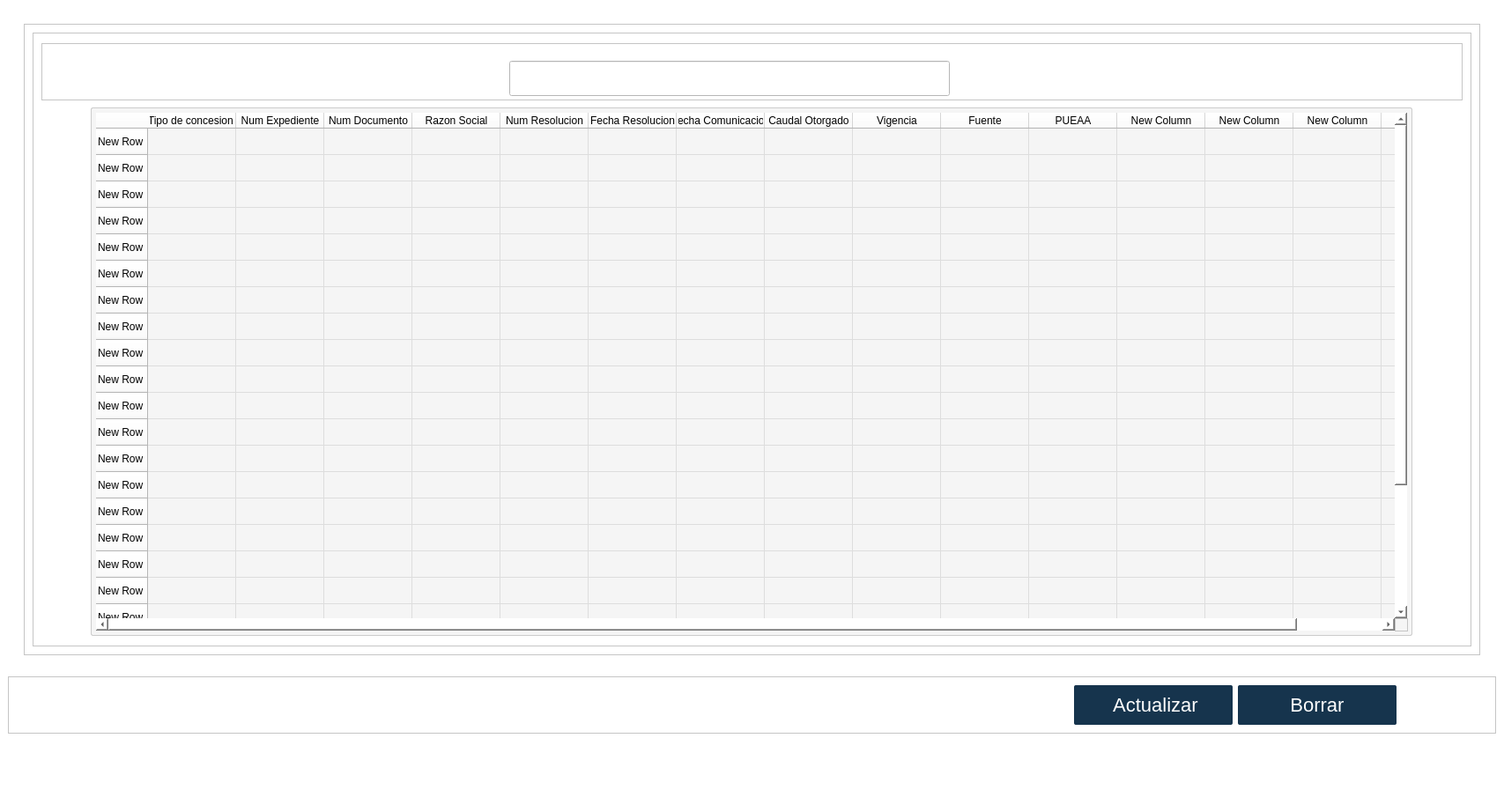
<?xml version="1.0" encoding="UTF-8"?>
<ui version="4.0">
 <class>MainWindow</class>
 <widget class="QMainWindow" name="MainWindow">
  <property name="geometry">
   <rect>
    <x>0</x>
    <y>0</y>
    <width>1707</width>
    <height>922</height>
   </rect>
  </property>
  <property name="windowTitle">
   <string>MainWindow</string>
  </property>
  <property name="styleSheet">
   <string notr="true">background-color: rgb(255, 255, 255);</string>
  </property>
  <widget class="QWidget" name="centralwidget">
   <property name="sizePolicy">
    <sizepolicy hsizetype="Fixed" vsizetype="Fixed">
     <horstretch>0</horstretch>
     <verstretch>0</verstretch>
    </sizepolicy>
   </property>
   <layout class="QGridLayout" name="gridLayout_2">
    <item row="0" column="0">
     <widget class="QWidget" name="gridWidget" native="true">
      <property name="styleSheet">
       <string notr="true"/>
      </property>
      <layout class="QGridLayout" name="gridLayout">
       <item row="0" column="0">
        <widget class="QWidget" name="widget" native="true">
         <property name="styleSheet">
          <string notr="true">
background-color: rgb(255, 255, 255);</string>
         </property>
         <layout class="QVBoxLayout" name="verticalLayout">
          <item>
           <widget class="QFrame" name="frame">
            <property name="frameShape">
             <enum>QFrame::StyledPanel</enum>
            </property>
            <property name="frameShadow">
             <enum>QFrame::Raised</enum>
            </property>
            <layout class="QVBoxLayout" name="verticalLayout_2">
             <item>
              <widget class="QFrame" name="frame_2">
               <property name="styleSheet">
                <string notr="true">background-color: rgb(255, 255, 255);</string>
               </property>
               <property name="frameShape">
                <enum>QFrame::StyledPanel</enum>
               </property>
               <property name="frameShadow">
                <enum>QFrame::Raised</enum>
               </property>
               <layout class="QGridLayout" name="gridLayout_3">
                <item row="2" column="0" alignment="Qt::AlignHCenter">
                 <widget class="QTableWidget" name="tableWidget">
                  <property name="sizePolicy">
                   <sizepolicy hsizetype="Fixed" vsizetype="Fixed">
                    <horstretch>0</horstretch>
                    <verstretch>0</verstretch>
                   </sizepolicy>
                  </property>
                  <property name="minimumSize">
                   <size>
                    <width>1500</width>
                    <height>600</height>
                   </size>
                  </property>
                  <property name="styleSheet">
                   <string notr="true">QTableWidget {
    background-color: #f5f5f5; /* Fondo gris claro */
    border: 1px solid #CCCCCC; /* Borde suave */
    border-radius: 2px; /* Bordes redondeados */
    font-size: 12px; /* Tamaño de fuente */
    padding: 5px; /* Espaciado interno */
    gridline-color: #DDDDDD; /* Color de las líneas de la cuadrícula */
}

QTableWidget::item {
    padding: 5px; /* Espaciado de las celdas */
    border-radius: 2px; /* Bordes redondeados en las celdas */
}

QTableWidget::item:hover {
    background-color: #f0f0f0; /* Fondo claro al pasar el mouse */
    color: #16344D; /* Texto azul al pasar el mouse */
}

/* Barra de desplazamiento vertical y horizontal */
QScrollBar:vertical, QScrollBar:horizontal {
	
    border-radius: 15px; /* Bordes redondeados */
    background-color: #f5f5f5; /* Fondo gris claro */
    width: 7px; /* Ancho de la barra vertical */
    height: 7px; /* Alto de la barra horizontal */
}

/* Manejador de la barra de desplazamiento (el &quot;handle&quot;) */
QScrollBar::handle:vertical, QScrollBar::handle:horizontal {
    background-color: #16344D; /* Barra de desplazamiento en azul */
    border-radius: 15px; /* Bordes redondeados */
    min-height: 10px; /* Tamaño mínimo de la barra de desplazamiento vertical */
    min-width: 10px; /* Tamaño mínimo de la barra de desplazamiento horizontal */
}

/* Efecto cuando el mouse pasa por encima del manejador */
QScrollBar::handle:vertical:hover, QScrollBar::handle:horizontal:hover {
    background-color: #1A4567; /* Fondo más oscuro al pasar el mouse */
}

/* Líneas de los botones de desplazamiento (arriba/abajo o izquierda/derecha) */
QScrollBar::add-line:vertical, QScrollBar::sub-line:vertical,
QScrollBar::add-line:horizontal, QScrollBar::sub-line:horizontal {
    background: none; /* Quitar los botones de desplazamiento */
}

/* Flechas de los botones de desplazamiento */
QScrollBar::up-arrow:vertical, QScrollBar::down-arrow:vertical,
QScrollBar::left-arrow:horizontal, QScrollBar::right-arrow:horizontal {
    background: none; /* Quitar las flechas */
}
</string>
                  </property>
                  <row>
                   <property name="text">
                    <string>New Row</string>
                   </property>
                  </row>
                  <row>
                   <property name="text">
                    <string>New Row</string>
                   </property>
                  </row>
                  <row>
                   <property name="text">
                    <string>New Row</string>
                   </property>
                  </row>
                  <row>
                   <property name="text">
                    <string>New Row</string>
                   </property>
                  </row>
                  <row>
                   <property name="text">
                    <string>New Row</string>
                   </property>
                  </row>
                  <row>
                   <property name="text">
                    <string>New Row</string>
                   </property>
                  </row>
                  <row>
                   <property name="text">
                    <string>New Row</string>
                   </property>
                  </row>
                  <row>
                   <property name="text">
                    <string>New Row</string>
                   </property>
                  </row>
                  <row>
                   <property name="text">
                    <string>New Row</string>
                   </property>
                  </row>
                  <row>
                   <property name="text">
                    <string>New Row</string>
                   </property>
                  </row>
                  <row>
                   <property name="text">
                    <string>New Row</string>
                   </property>
                  </row>
                  <row>
                   <property name="text">
                    <string>New Row</string>
                   </property>
                  </row>
                  <row>
                   <property name="text">
                    <string>New Row</string>
                   </property>
                  </row>
                  <row>
                   <property name="text">
                    <string>New Row</string>
                   </property>
                  </row>
                  <row>
                   <property name="text">
                    <string>New Row</string>
                   </property>
                  </row>
                  <row>
                   <property name="text">
                    <string>New Row</string>
                   </property>
                  </row>
                  <row>
                   <property name="text">
                    <string>New Row</string>
                   </property>
                  </row>
                  <row>
                   <property name="text">
                    <string>New Row</string>
                   </property>
                  </row>
                  <row>
                   <property name="text">
                    <string>New Row</string>
                   </property>
                  </row>
                  <row>
                   <property name="text">
                    <string>New Row</string>
                   </property>
                  </row>
                  <row>
                   <property name="text">
                    <string>New Row</string>
                   </property>
                  </row>
                  <row>
                   <property name="text">
                    <string>New Row</string>
                   </property>
                  </row>
                  <row>
                   <property name="text">
                    <string>New Row</string>
                   </property>
                  </row>
                  <row>
                   <property name="text">
                    <string>New Row</string>
                   </property>
                  </row>
                  <column>
                   <property name="text">
                    <string>Tipo de concesion </string>
                   </property>
                  </column>
                  <column>
                   <property name="text">
                    <string>Num Expediente</string>
                   </property>
                  </column>
                  <column>
                   <property name="text">
                    <string>Num Documento</string>
                   </property>
                  </column>
                  <column>
                   <property name="text">
                    <string>Razon Social</string>
                   </property>
                  </column>
                  <column>
                   <property name="text">
                    <string>Num Resolucion</string>
                   </property>
                  </column>
                  <column>
                   <property name="text">
                    <string>Fecha Resolucion</string>
                   </property>
                  </column>
                  <column>
                   <property name="text">
                    <string>Fecha Comunicacion</string>
                   </property>
                  </column>
                  <column>
                   <property name="text">
                    <string>Caudal Otorgado</string>
                   </property>
                  </column>
                  <column>
                   <property name="text">
                    <string>Vigencia</string>
                   </property>
                  </column>
                  <column>
                   <property name="text">
                    <string>Fuente</string>
                   </property>
                  </column>
                  <column>
                   <property name="text">
                    <string>PUEAA</string>
                   </property>
                  </column>
                  <column>
                   <property name="text">
                    <string>New Column</string>
                   </property>
                  </column>
                  <column>
                   <property name="text">
                    <string>New Column</string>
                   </property>
                  </column>
                  <column>
                   <property name="text">
                    <string>New Column</string>
                   </property>
                  </column>
                  <column>
                   <property name="text">
                    <string>New Column</string>
                   </property>
                  </column>
                 </widget>
                </item>
                <item row="0" column="0">
                 <widget class="QFrame" name="frame_3">
                  <property name="sizePolicy">
                   <sizepolicy hsizetype="Preferred" vsizetype="Fixed">
                    <horstretch>0</horstretch>
                    <verstretch>0</verstretch>
                   </sizepolicy>
                  </property>
                  <property name="minimumSize">
                   <size>
                    <width>250</width>
                    <height>50</height>
                   </size>
                  </property>
                  <property name="styleSheet">
                   <string notr="true">background-color: rgb(255, 255, 255);</string>
                  </property>
                  <property name="frameShape">
                   <enum>QFrame::StyledPanel</enum>
                  </property>
                  <property name="frameShadow">
                   <enum>QFrame::Raised</enum>
                  </property>
                  <layout class="QHBoxLayout" name="horizontalLayout_2">
                   <item>
                    <spacer name="horizontalSpacer_3">
                     <property name="orientation">
                      <enum>Qt::Horizontal</enum>
                     </property>
                     <property name="sizeHint" stdset="0">
                      <size>
                       <width>40</width>
                       <height>20</height>
                      </size>
                     </property>
                    </spacer>
                   </item>
                   <item alignment="Qt::AlignHCenter">
                    <widget class="QLineEdit" name="lineEdit">
                     <property name="sizePolicy">
                      <sizepolicy hsizetype="Fixed" vsizetype="Fixed">
                       <horstretch>0</horstretch>
                       <verstretch>0</verstretch>
                      </sizepolicy>
                     </property>
                     <property name="minimumSize">
                      <size>
                       <width>500</width>
                       <height>40</height>
                      </size>
                     </property>
                     <property name="maximumSize">
                      <size>
                       <width>300</width>
                       <height>25</height>
                      </size>
                     </property>
                     <property name="styleSheet">
                      <string notr="true">QLineEdit {

    background-color: #f5f5f5; /* Gris más claro cuando se escribe */
    border: none; /* Sin bordes generales */
    border-bottom: 1px solid #000000; /* Solo borde inferior inicial */
    border-radius: 4px; /* Sin bordes redondeados */
    padding: 5px; /* Espaciado interno */
    font: 18px;
QLineEdit {

    background-color: #f5f5f5; /* Gris más claro cuando se escribe */
    border: none; /* Sin bordes generales */
    border-bottom: 1px solid #000000; /* Solo borde inferior inicial */
    border-radius: 0px; /* Sin bordes redondeados */
    padding: 5px; /* Espaciado interno */
    font: 10px;

	margin-right: 8px; /* Margen a la derecha de 10px */
}

/* Al pasar el mouse, se agregan los bordes izquierdo y derecho */
QLineEdit:hover {
    border-bottom: 2px solid #16344D; /* Mantiene el borde inferior */
}

/* Al hacer clic (foco), se mantiene igual que el hover */
QLineEdit:focus {
    border-bottom: 2px solid #16344D;
    background-color: #e0e0e0; /* Gris más claro cuando se escribe */
    box-shadow: 0 0 5px rgba(0, 0, 0, 0.3); /* Sombra opcional al activar */
}

}

/* Al pasar el mouse, se agregan los bordes izquierdo y derecho */
QLineEdit:hover {
    border-bottom: 2px solid #16344D; /* Mantiene el borde inferior */
}

/* Al hacer clic (foco), se mantiene igual que el hover */
QLineEdit:focus {
    border-bottom: 2px solid #16344D;
    background-color: #e0e0e0; /* Gris más claro cuando se escribe */
    box-shadow: 0 0 5px rgba(0, 0, 0, 0.3); /* Sombra opcional al activar */
}
</string>
                     </property>
                    </widget>
                   </item>
                   <item>
                    <widget class="QToolButton" name="toolButton_2">
                     <property name="minimumSize">
                      <size>
                       <width>45</width>
                       <height>45</height>
                      </size>
                     </property>
                     <property name="maximumSize">
                      <size>
                       <width>30</width>
                       <height>30</height>
                      </size>
                     </property>
                     <property name="styleSheet">
                      <string notr="true">border:none;</string>
                     </property>
                     <property name="text">
                      <string/>
                     </property>
                     <property name="icon">
                      <iconset>
                       <normaloff>../../assets/iconos/people.png</normaloff>../../assets/iconos/people.png</iconset>
                     </property>
                     <property name="iconSize">
                      <size>
                       <width>32</width>
                       <height>32</height>
                      </size>
                     </property>
                     <property name="toolButtonStyle">
                      <enum>Qt::ToolButtonTextBesideIcon</enum>
                     </property>
                    </widget>
                   </item>
                   <item>
                    <spacer name="horizontalSpacer_2">
                     <property name="orientation">
                      <enum>Qt::Horizontal</enum>
                     </property>
                     <property name="sizeHint" stdset="0">
                      <size>
                       <width>40</width>
                       <height>20</height>
                      </size>
                     </property>
                    </spacer>
                   </item>
                  </layout>
                 </widget>
                </item>
               </layout>
              </widget>
             </item>
            </layout>
           </widget>
          </item>
         </layout>
        </widget>
       </item>
      </layout>
     </widget>
    </item>
    <item row="1" column="0">
     <widget class="QFrame" name="frame_4">
      <property name="sizePolicy">
       <sizepolicy hsizetype="Preferred" vsizetype="Fixed">
        <horstretch>0</horstretch>
        <verstretch>0</verstretch>
       </sizepolicy>
      </property>
      <property name="minimumSize">
       <size>
        <width>0</width>
        <height>50</height>
       </size>
      </property>
      <property name="frameShape">
       <enum>QFrame::StyledPanel</enum>
      </property>
      <property name="frameShadow">
       <enum>QFrame::Raised</enum>
      </property>
      <layout class="QHBoxLayout" name="horizontalLayout">
       <item>
        <spacer name="horizontalSpacer">
         <property name="orientation">
          <enum>Qt::Horizontal</enum>
         </property>
         <property name="sizeType">
          <enum>QSizePolicy::Fixed</enum>
         </property>
         <property name="sizeHint" stdset="0">
          <size>
           <width>1200</width>
           <height>20</height>
          </size>
         </property>
        </spacer>
       </item>
       <item>
        <widget class="QPushButton" name="pushButton_2">
         <property name="sizePolicy">
          <sizepolicy hsizetype="Fixed" vsizetype="Fixed">
           <horstretch>0</horstretch>
           <verstretch>0</verstretch>
          </sizepolicy>
         </property>
         <property name="minimumSize">
          <size>
           <width>180</width>
           <height>45</height>
          </size>
         </property>
         <property name="cursor">
          <cursorShape>PointingHandCursor</cursorShape>
         </property>
         <property name="styleSheet">
          <string notr="true">QPushButton {
    background-color: #16344D; /* Color de fondo */
    border-radius: 2px; /* Bordes redondeados */
    color: white; /* Color del texto */
    padding: 5px 10px; /* Espaciado interno */
    border: none; /* Elimina el borde predeterminado */
    font-size: 22px; /* Tamaño de fuente */
    text-align: Center; /* Alinea el texto a la izquierda */
}

QPushButton:hover {
    background-color: #525C5E; /* Color de fondo al pasar el mouse */
    box-shadow: 0 0 10px rgba(0, 0, 0, 0.5); /* Sombra al pasar el mouse */
    transform: scale(1.02); /* Ligero aumento al pasar el mouse */
    transition: all 0.3s ease-in-out; /* Transición suave */
}

QPushButton::icon {
    padding-right: 5px; /* Espaciado entre el icono y el texto */
}
</string>
         </property>
         <property name="text">
          <string> Actualizar</string>
         </property>
         <property name="icon">
          <iconset>
           <normaloff>../../assets/iconos/actualizar-flecha.png</normaloff>../../assets/iconos/actualizar-flecha.png</iconset>
         </property>
         <property name="iconSize">
          <size>
           <width>24</width>
           <height>24</height>
          </size>
         </property>
        </widget>
       </item>
       <item alignment="Qt::AlignLeft">
        <widget class="QPushButton" name="pushButton">
         <property name="sizePolicy">
          <sizepolicy hsizetype="Fixed" vsizetype="Fixed">
           <horstretch>0</horstretch>
           <verstretch>0</verstretch>
          </sizepolicy>
         </property>
         <property name="minimumSize">
          <size>
           <width>180</width>
           <height>45</height>
          </size>
         </property>
         <property name="cursor">
          <cursorShape>PointingHandCursor</cursorShape>
         </property>
         <property name="styleSheet">
          <string notr="true">QPushButton {
    background-color: #16344D; /* Color de fondo */
    border-radius: 2px; /* Bordes redondeados */
    color: white; /* Color del texto */
    padding: 5px 10px; /* Espaciado interno */
    border: none; /* Elimina el borde predeterminado */
    font-size: 22px; /* Tamaño de fuente */
    text-align: Center; /* Alinea el texto a la izquierda */
}

QPushButton:hover {
    background-color: #C2185B; /* Color de fondo al pasar el mouse */
    box-shadow: 0 0 10px rgba(0, 0, 0, 0.5); /* Sombra al pasar el mouse */
    transform: scale(1.02); /* Ligero aumento al pasar el mouse */
    transition: all 0.3s ease-in-out; /* Transición suave */
}

QPushButton::icon {
    padding-right: 5px; /* Espaciado entre el icono y el texto */
}
</string>
         </property>
         <property name="text">
          <string>Borrar</string>
         </property>
         <property name="icon">
          <iconset>
           <normaloff>../../assets/iconos/borrar.png</normaloff>../../assets/iconos/borrar.png</iconset>
         </property>
         <property name="iconSize">
          <size>
           <width>28</width>
           <height>28</height>
          </size>
         </property>
        </widget>
       </item>
      </layout>
     </widget>
    </item>
    <item row="2" column="0">
     <spacer name="verticalSpacer">
      <property name="orientation">
       <enum>Qt::Vertical</enum>
      </property>
      <property name="sizeType">
       <enum>QSizePolicy::Fixed</enum>
      </property>
      <property name="sizeHint" stdset="0">
       <size>
        <width>20</width>
        <height>80</height>
       </size>
      </property>
     </spacer>
    </item>
   </layout>
  </widget>
 </widget>
 <resources/>
 <connections/>
</ui>
